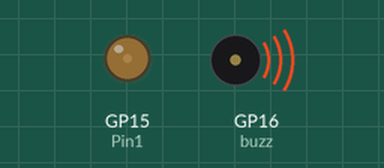
Simulated run of this program. Board: Raspberry Pi Pico running MicroPython. On the bench: output pins drawn as LEDs (lit = HIGH), buzzer (waves = sounding).

Above: at 1.0 s.
At 31.7 s:
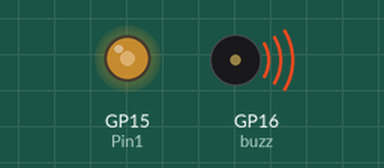
Timing chart, 0 to 40.0 s (numbered marks = the images above):
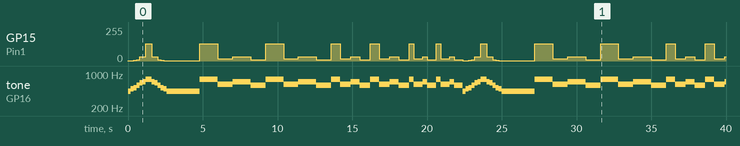

The program:

MusicBox.py
```python
from machine import PWM, Pin
from time import sleep

buzz = PWM(Pin(16))
vol = 1500
Pin1 = PWM(Pin(15))
def note(frequency,vol,time):
    buzz.freq(frequency)
    buzz.duty_u16(vol)
    Pin1.duty_u16(2 ** int(frequency / 50) )
    sleep(time)

Pin1.duty_u16(0)
N= 0
A = 440
Af = 466.16
B = 493.88
C = 523.25
D = 587.33
E = 659.25
F = 698.46
G = 783.99
Ef = 622.25
Df= 554.37
Gf = 739.99


t=0.2
notes =[440, 493.88, 523.25, 587.33, 659.25, 698.46, 783.99]
while True:
    for i in notes:
        note(int(i), vol, t)
    for i in reversed(notes):
        note(int(i), vol, t )

    sleep(2)
    for x in (0,2):
        note(int(G), vol, 0.4 )

        note(int(G), vol, 0.4 )

        note(int(G), vol, 0.4 )

        note(int(Ef), vol, 1 )

        note(int(F), vol, 0.4 )

        note(int(F), vol, 0.4 )

        note(int(F), vol, 0.4 )

        note(int(D), vol, 1 )

    for x in (0,2):
        note(int(G), vol, 0.2 )
        note(int(G), vol, 0.2 )
        note(int(G), vol, 0.2 )
        note(int(Ef), vol, 0.7 )
        note(int(F), vol, 0.2 )
        note(int(F), vol, 0.2 )
        note(int(F), vol, 0.2 )
        note(int(D), vol, 0.7 )
    for x in (0,2):
        note(int(G), vol, 0.1 )
        note(int(G), vol, 0.1 )
        note(int(G), vol, 0.1 )
        note(int(Ef), vol, 0.6 )
        note(int(F), vol, 0.1 )
        note(int(F), vol, 0.1 )
        note(int(F), vol, 0.1 )
        note(int(D), vol, 0.6 )


   
```

Measured:
- by itself, GP15 (Pin1): 0/255 → 1/255 at 0.00 s, → 2/255 0.20 s later, → 4/255 0.20 s later, → 8/255 0.20 s later, … (61 changes in this stretch)
- by itself, tone on GP16 (buzz): plays 440 Hz for 0.20 s, 493 Hz for 0.20 s, 523 Hz for 0.20 s, 587 Hz for 0.20 s, 659 Hz for 0.20 s, 698 Hz for 0.20 s … (65 notes in this stretch)
